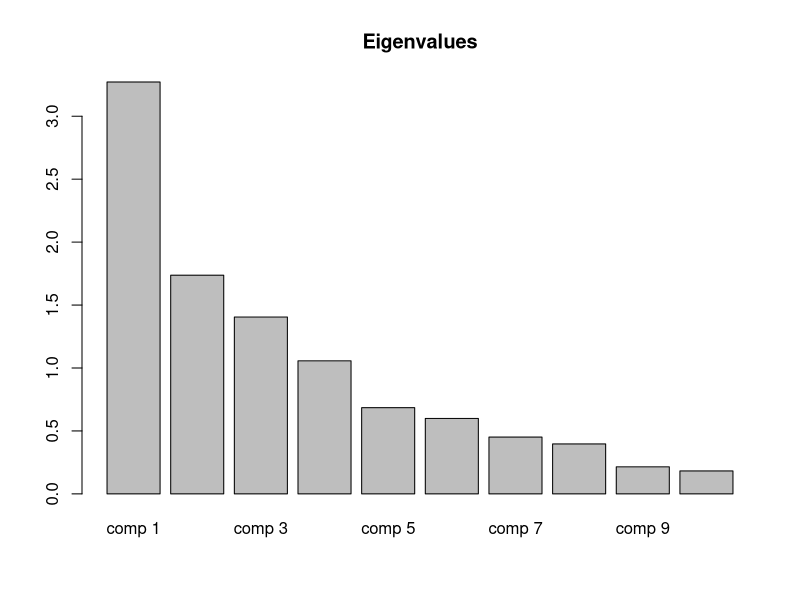
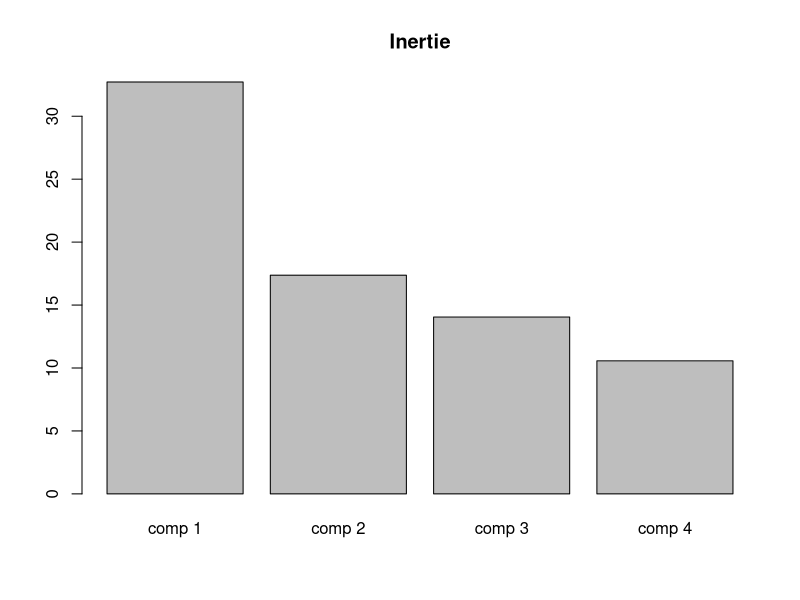

Write R code to recreate these figures, in order.
# Chargement de la librairie
library(FactoMineR)

# --- Exercice 1 ---
joujou = read.table("data/joujou.txt")
joujou.pca = PCA(joujou, graph=FALSE)
#dimdesc(pca.joujou)
# V2, V4 sont fortement correlé dans la dim1
# V3 est fortement correlé dans la dim2
# V1 est faiblement correlé dans les dim1 et dim2

# --- Exercice 2 ---
chaise = read.table("data/chaise.txt")
chaise.pca = PCA(chaise, graph=FALSE)
#dimdesc(pca.chaise)
# $Dim.1$quanti
#    correlation     p.value
# V2   0.8852262 0.008050480
# V1   0.8790485 0.009146298
# V5   0.8419835 0.017475102
# V6   0.7821491 0.037686843
	# $Dim.2
# $Dim.2$quanti
#    correlation    p.value
# V4   0.7665024 0.04441757
# V3   0.7584628 0.04811430

# --- Exercice 3 ---
papillon = read.table("data/papillon.txt")
papillon.pca = PCA(papillon, graph=FALSE)
# $Dim.1$quanti
#    correlation      p.value
# V3   0.9574313 8.336957e-13
# V2   0.9574202 8.359493e-13
# V1   0.8098129 2.847019e-06
# V4  -0.4142490 4.939177e-02


# $Dim.2
# $Dim.2$quanti
#    correlation      p.value
# V4   0.9061212 2.679069e-09


# $Dim.3
# $Dim.3$quanti
#    correlation     p.value
# V1  -0.5408064 0.007710041

# --- Exercice 4 ---
data(decathlon)
scaled.pca = PCA(decathlon, scale.unit=TRUE, quanti.sup=11:12, quali.sup=13, graph=FALSE)
nscaled.pca = PCA(decathlon, scale.unit=FALSE, quanti.sup=11:12, quali.sup=13, graph=FALSE)
# pdf("DecathlonGraph.pdf",width=12,height=10)
# par(mfrow=c(2,2))
# plot(scaled.pca, choix="ind", new.plot=FALSE)
# plot(scaled.pca, choix="var", new.plot=FALSE)
# plot(nscaled.pca, choix="ind", new.plot=FALSE)
# plot(nscaled.pca, choix="var", new.plot=FALSE)
# dev.off()
barplot(scaled.pca$eig[,1], main="Eigenvalues") # 4 dimensions determinés
barplot(scaled.pca$eig[1:4,2], main="Inertie")
dimdesc(scaled.pca)
